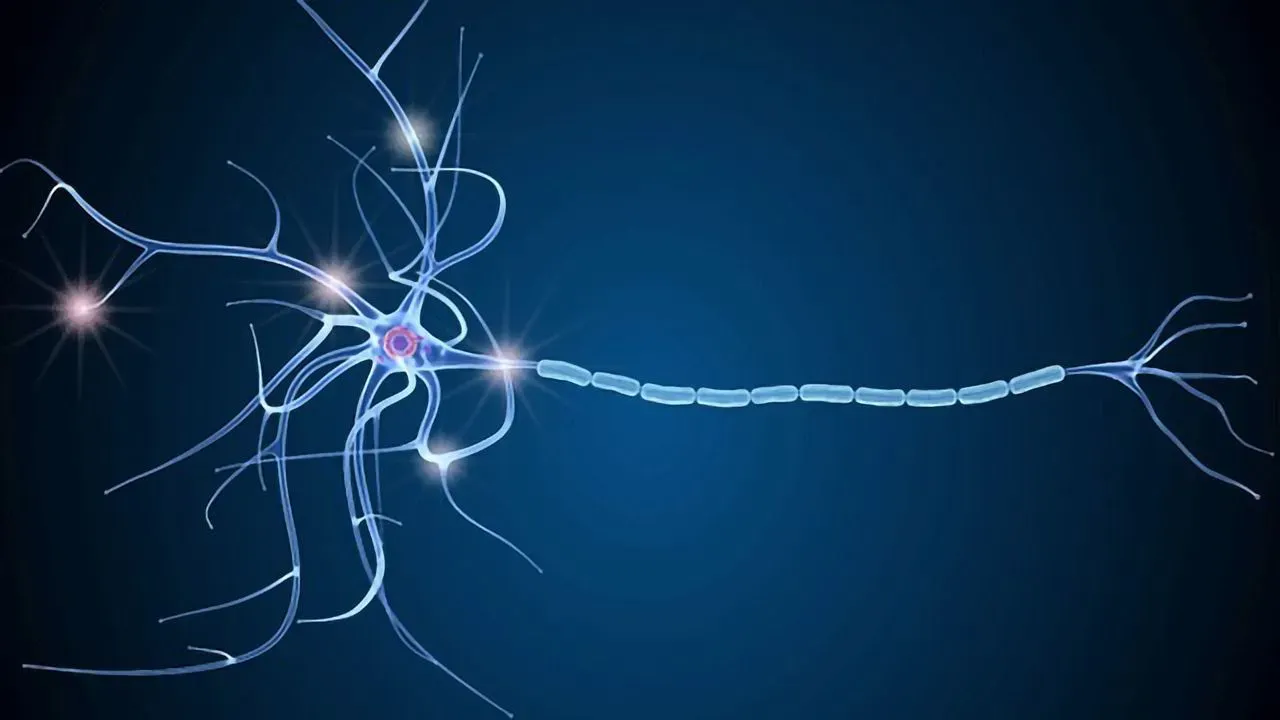
#> input picture assets/biological_neuron1.png, 1280 x 720 px
$ python gen_neuron.py
#> lines starting #> are read from the running program, lines starting #| are printed output that depends on the picture
import matplotlib
matplotlib.use('Agg')
import matplotlib.pyplot as plt
import matplotlib.image as mpimg
from matplotlib.patches import Circle, Ellipse, FancyBboxPatch
import numpy as np

BG    = '#0d1b2a'
CYAN  = '#22d3ee'
CYAN2 = '#67e8f9'
WHITE = '#e2e8f0'
GRAY  = '#94a3b8'
RED   = '#f87171'
DARK  = '#1e3a5f'

bio_img = mpimg.imread('assets/biological_neuron1.png')
#> bio_img is the input picture: shape (720, 1280, 3) float32; mean R, G, B 0.0399, 0.177, 0.294
H, W = bio_img.shape[:2]   # 720 × 1280
#> H = 720; W = 1280

# ── Figure 1: annotated biological neuron ────────────────────────────────────
# Extra right margin for the "Synaptic terminals" label placed to the right
R_PAD = 230
PAD_T = 125
PAD_B = 80   # reduced — no "fires when" text any more

fig1, ax = plt.subplots(figsize=(11.5, 5.4), facecolor=BG)
ax.set_facecolor(BG)
ax.axis('off')
ax.imshow(bio_img, zorder=1, aspect='auto')

ax.set_xlim(-20, W + R_PAD)
ax.set_ylim(H + PAD_B, -PAD_T)

def ann(ax_, label, lx, ly, px, py, rad=0.0):
    ax_.annotate(
        label,
        xy=(px, py), xytext=(lx, ly),
        color=WHITE, fontsize=10.5, ha='center', va='center',
        fontweight='bold',
        bbox=dict(boxstyle='round,pad=0.28', facecolor=BG,
                  edgecolor=CYAN, alpha=0.93, lw=1.4),
        arrowprops=dict(arrowstyle='->', color=CYAN, lw=1.5,
                        mutation_scale=11,
                        connectionstyle=f'arc3,rad={rad}'),
        zorder=5
    )

# Dendrites and soma: labels above the image (ly < 0)
ann(ax, 'Dendrites\n(inputs)',     190,  -68,  190, 360, rad= 0.0)
ann(ax, 'Cell body\n(soma)',       403,  -68,  403, 340, rad= 0.0)

# Synaptic terminals: label to the RIGHT of the image (lx > W)
ann(ax, 'Synaptic\nterminals\n(output)', W + 115, H // 2, 1150, 330, rad=-0.20)

# Axon and weights: labels below the image (ly > H)
ann(ax, 'Axon',                    820, H + 50,  820, 390, rad= 0.0)
ann(ax, 'Synaptic\nweights $w_i$', 320, H + 50,  300, 480, rad=-0.15)

ax.set_title('Biological neuron', color=WHITE, fontsize=12,
             fontweight='bold', pad=4)

fig1.savefig('assets/bio_neuron_annotated.png',
             dpi=150, bbox_inches='tight', facecolor=BG, edgecolor='none')
plt.close(fig1)
print("Saved bio_neuron_annotated.png")

# ── Figure 2: McCulloch–Pitts artificial neuron ──────────────────────────────
# Designed for display at ~540px wide / ~280px tall in a reveal.js column.
# Use 100 dpi so fonts appear larger at final display size.
fig2, ax = plt.subplots(figsize=(9.5, 5.0), facecolor=BG)
ax.set_facecolor(BG)
ax.axis('off')
ax.set_xlim(0, 11.2)
ax.set_ylim(-1.5, 10)   # extra room below for labels

sig_x, sig_y = 4.2, 5.2

# Input nodes + weighted arrows
for (lbl, ix, iy), wl in zip(
        [('x₃', 0.85, 8.0), ('x₂', 0.85, 5.2), ('x₁', 0.85, 2.4)],
        ['w₃', 'w₂', 'w₁']):
    ax.add_patch(Ellipse((ix, iy), 1.25, 1.05,
                         facecolor=DARK, edgecolor=CYAN2, lw=2, zorder=4))
    ax.text(ix, iy, lbl, color=WHITE, fontsize=16, ha='center', va='center',
            fontweight='bold', zorder=5)
    ax.annotate('', xy=(sig_x - 0.88, sig_y + (iy - sig_y) * 0.14),
                xytext=(ix + 0.63, iy),
                arrowprops=dict(arrowstyle='->', color=CYAN, lw=2.0,
                                mutation_scale=13), zorder=3)
    mx = (ix + 0.63 + sig_x - 0.88) / 2
    my = (iy + sig_y + (iy - sig_y) * 0.14) / 2 + 0.15
    ax.text(mx, my, wl, color=CYAN2, fontsize=13, ha='center', va='center',
            fontweight='bold')

ax.text(0.85, 1.2, 'Binary inputs', color=GRAY, fontsize=12, ha='center')

# Sigma node
ax.add_patch(Ellipse((sig_x, sig_y), 1.85, 1.65,
                     facecolor=DARK, edgecolor=CYAN, lw=2.5, zorder=4))
ax.text(sig_x, sig_y + 0.08, 'Σ', color=CYAN, fontsize=26, ha='center',
        va='center', fontweight='bold', zorder=5)
ax.text(sig_x, sig_y - 1.45, r'$\Sigma\,w_i x_i$', color=GRAY,
        fontsize=13, ha='center')

# Arrow sigma → threshold
bx0, bx1 = 5.65, 8.10
by0, by1 = sig_y - 0.88, sig_y + 0.88
ax.annotate('', xy=(bx0, sig_y), xytext=(sig_x + 0.93, sig_y),
            arrowprops=dict(arrowstyle='->', color=CYAN, lw=2.0,
                            mutation_scale=13), zorder=3)

# Threshold box
ax.add_patch(FancyBboxPatch((bx0, by0), bx1 - bx0, by1 - by0,
                            boxstyle='round,pad=0.08',
                            facecolor='#2d1515', edgecolor=RED, lw=2.5, zorder=4))

# Heaviside step function drawn inside the box
mid_x   = (bx0 + bx1) / 2        # x position of the threshold
margin  = 0.48
step_lo = sig_y - 0.55
step_hi = sig_y + 0.55
sx = [bx0 + margin, mid_x,  mid_x,  bx1 - margin]
sy = [step_lo,      step_lo, step_hi, step_hi]
ax.plot(sx, sy, color=RED, lw=2.5, solid_joinstyle='miter', zorder=6)
ax.plot([mid_x, mid_x], [step_lo - 0.05, step_hi + 0.05],
        color=RED, lw=1.1, linestyle='--', alpha=0.5, zorder=6)

# θ label at the step transition, centred vertically between 0 and 1
ax.text(mid_x, (step_lo + step_hi) / 2, 'θ', color=RED, fontsize=14,
        ha='left', va='center', fontstyle='italic', zorder=7,
        bbox=dict(boxstyle='square,pad=0.05', facecolor='none',
                  edgecolor='none', alpha=0.0))
# output level markers on the left edge of the step
ax.text(bx0 + 0.12, step_lo, '0', color=RED, fontsize=10.5, ha='left',
        va='center', alpha=0.75, zorder=7)
ax.text(bx0 + 0.12, step_hi, '1', color=RED, fontsize=10.5, ha='left',
        va='center', alpha=0.75, zorder=7)

# "Binary threshold" label BELOW the box — clear of step function
ax.text((bx0 + bx1) / 2, by0 - 0.35, 'Binary threshold',
        color=RED, fontsize=12, ha='center', va='top',
        fontweight='bold', zorder=7)

# Arrow threshold → output
ax.annotate('', xy=(8.65, sig_y), xytext=(bx1, sig_y),
            arrowprops=dict(arrowstyle='->', color=CYAN, lw=2.0,
                            mutation_scale=13), zorder=3)

# Output node
ax.add_patch(Circle((9.15, sig_y), 0.62,
                    facecolor=DARK, edgecolor=CYAN2, lw=2, zorder=4))
ax.text(9.15, sig_y, 'y', color=CYAN2, fontsize=18, ha='center', va='center',
        fontweight='bold', zorder=5)
ax.text(9.15, sig_y - 1.95, 'Binary output\n(0 or 1)',
        color=GRAY, fontsize=12, ha='center', linespacing=1.35)

ax.set_title('McCulloch–Pitts artificial neuron (1943)',
             color=WHITE, fontsize=14, fontweight='bold', pad=8)

fig2.savefig('assets/mp_artificial_neuron.png',
             dpi=100, bbox_inches='tight', facecolor=BG, edgecolor='none')
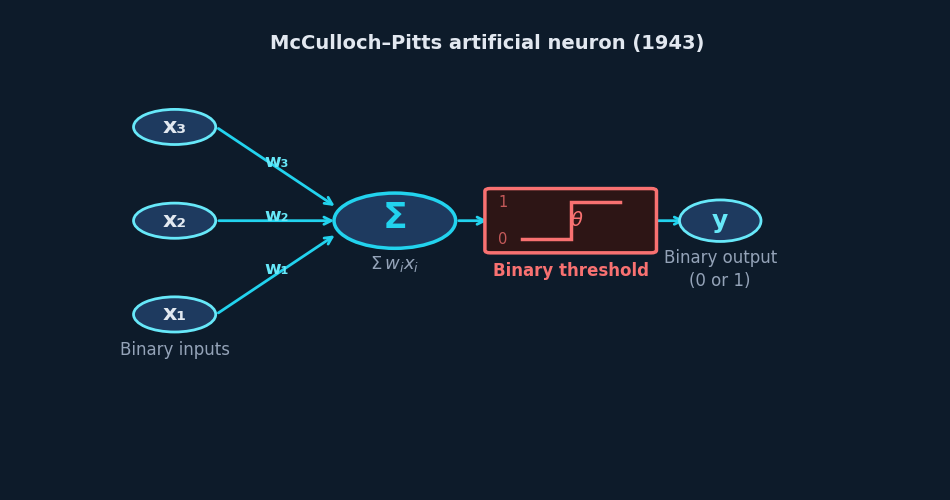
#> figure drawn by matplotlib, 1 panel
plt.close(fig2)
print("Saved mp_artificial_neuron.png")
